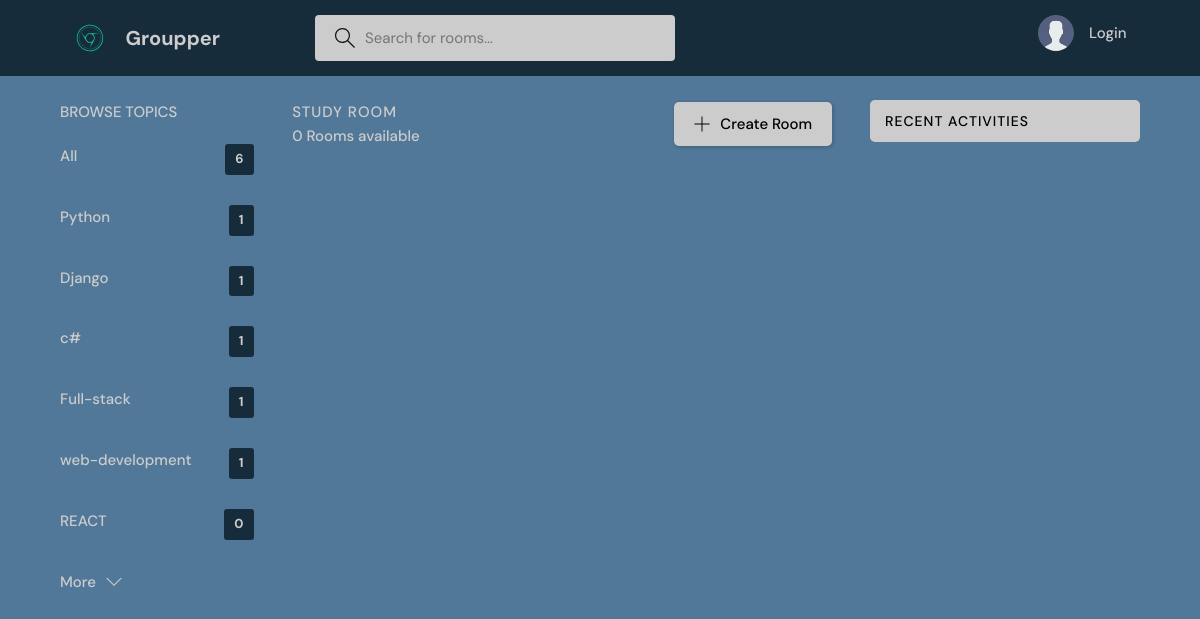
Page /?q=Nft on the earlier database version.
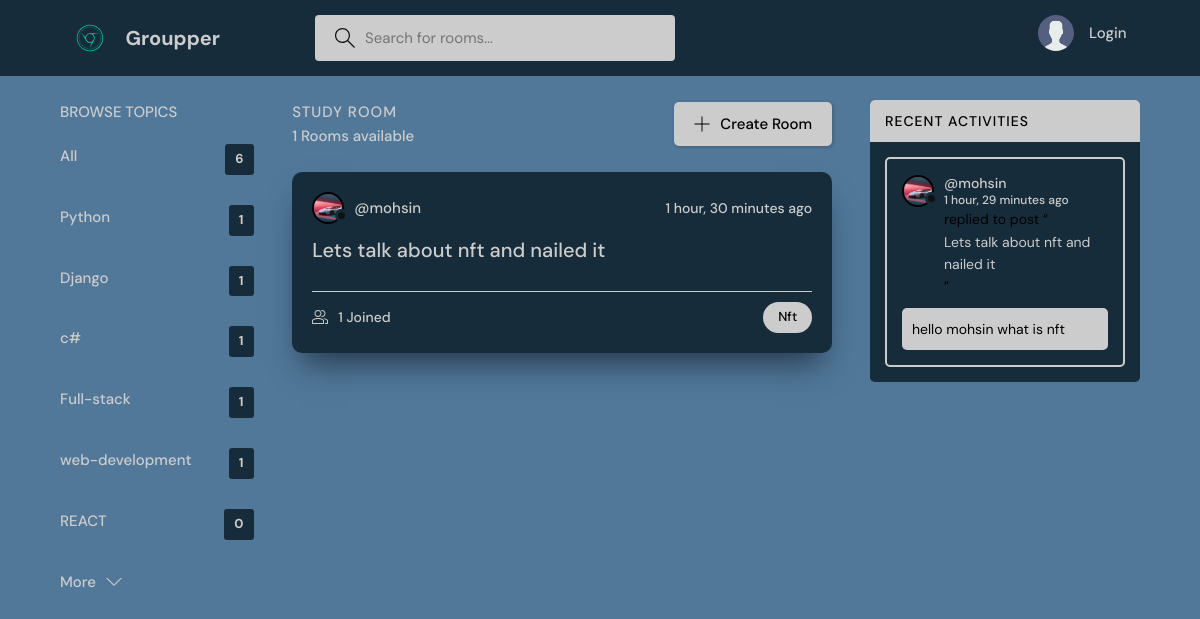
Same page on the later database version.
### base/models.py (models this page shows, shortened)
class Topic(models.Model):
    name= models.CharField(max_length=200)

class Room(models.Model):
    host = models.ForeignKey(User,on_delete=models.SET_NULL , null =True)
    topic =  models.ForeignKey(Topic,on_delete=models.SET_NULL , null =True)
    name = models.CharField(max_length=200)
    description = models.TextField(null=True , blank = True)
    participants = models.ManyToManyField(User , related_name='participants' ,blank=True)
    updated = models.DateTimeField(auto_now=True)
    created = models.DateTimeField(auto_now=True)
    class Meta:
        ordering = ['-updated' , '-created']
    def __str__(self):
        return self.name

class User(AbstractUser):
   name = models.CharField(max_length=200, null=True)
   email = models.EmailField(unique=True, null=True)
   bio = models.TextField(null=True)
   avatar = models.ImageField(null=True, default="avatar.svg")
   USERNAME_FIELD = 'email'
   REQUIRED_FIELDS = []

class Message(models.Model):
    user = models.ForeignKey(User, on_delete=models.CASCADE)
    room = models.ForeignKey(Room,on_delete=models.CASCADE)
    body = models.TextField()
    updated = models.DateTimeField(auto_now=True)
    created = models.DateTimeField(auto_now=True)
    class Meta:
        ordering = ['-updated' , '-created']

### base/views.py (the view)
# urls.py: path('' , views.home , name="home"),
def home (request):
    q = request.GET.get('q') if request.GET.get('q') != None  else ''
    rooms = Room.objects.filter(
        Q(topic__name__icontains=q) |
        Q(name__icontains=q) |
        Q(description__icontains=q)
    )
    topics = Topic.objects.all()[0:6]
    room_count = rooms.count()
    room_messages = Message.objects.filter(
        Q(room__topic__name__icontains=q))[0:6]
    context = {'rooms': rooms ,'topics':topics , 'room_count':room_count , 'room_messages' : room_messages}
    return render (request, 'base/home.html' , context)

### base/templates/base/home.html (shortened to what this page needs)
{% extends 'main.html' %}
{% block content %}
    <main class="layout layout--3">
      <div class="container">
        {% include 'base/topics_component.html' %}
        <div class="roomList">
          <div class="roomList__header">
            <div>
              <h2>Study Room</h2>
              <p>{{room_count}} Rooms available</p>
            </div>
            <a class="btn btn--main" href="{% url 'create-room' %}">
              <svg version="1.1" xmlns="http://www.w3.org/2000/svg" width="32" height="32" viewBox="0 0 32 32">
                <title>add</title>
                <path
                  d="M16.943 0.943h-1.885v14.115h-14.115v1.885h14.115v14.115h1.885v-14.115h14.115v-1.885h-14.115v-14.115z"
                ></path>
              </svg>
              Create Room
            </a>
          </div>
        {% include 'base/feed_component.html'%}
        </div>
        {% include 'base/activity_component.html'%}
      </div>
    </main>
  {% endblock %}

### base/templates/base/topics_component.html
<div class="topics">
  <div class="topics__header">
    <h2>Browse Topics</h2>
  </div>
  <ul class="topics__list">
    <li>
      <a href="{% url 'home' %}" class="active">All <span>{{ topics.count }}</span></a>
    </li>
    {%for topic in topics%}
    <li>
      <a href="{% url 'home' %}?q={{topics.name}}">{{ topic.name }} <span>{{topic.room_set.all.count}}</span></a>
    </li>
    {% endfor %}
  </ul>
  <a class="btn btn--link" href="{% url 'topics' %}">
    More
    <svg version="1.1" xmlns="http://www.w3.org/2000/svg" width="32" height="32" viewBox="0 0 32 32">
      <title>chevron-down</title>
      <path d="M16 21l-13-13h-3l16 16 16-16h-3l-13 13z"></path>
    </svg>
  </a>
</div>

### base/templates/base/feed_component.html (shortened to what this page needs)
{% for room in rooms %}
<div class="roomListRoom">
    <div class="roomListRoom__header">
        <a href="{% url 'user-profile' room.host.id %}" class="roomListRoom__author">
            <div class="avatar avatar--small">
                <img src="{{room.host.avatar.url}}" />
            </div>
            <span>@{{room.host.username}}</span>
        </a>
        <div class="roomListRoom__actions">
            <span>{{room.created|timesince}} ago </span>
        </div>
    </div>
    <div class="roomListRoom__content">
        <a href="{%url 'room' room.id %}">{{room.name}}</a>
    </div>
    <div class="roomListRoom__meta">
        <a href="{%url 'room' room.id %}" class="roomListRoom__joined">
            {{room.participants.all.count}} Joined
        </a>
        <p class="roomListRoom__topic">{{room.topic.name}}</p>
    </div>
</div>
{% endfor %}

### base/templates/base/activity_component.html (shortened to what this page needs)
<div class="activities">
    <div class="activities__header">
      <h2>Recent Activities</h2>
    </div>
    {% for message in room_messages %}
    <div class="activities__box">
      <div class="activities__boxHeader roomListRoom__header">
        <a href="{%  url 'user-profile' message.user.id %}" class="roomListRoom__author">
          <div class="avatar avatar--small">
            <img src="{{message.user.avatar.url}}" />
          </div>
          <p>
            @{{message.user.username}}
            <span>{{message.created|timesince}} ago </span>
          </p>
        </a>
        </div>
      <div class="activities__boxContent">
        <p>replied to post “<a href="{% url 'room' message.room.id %}">{{message.room}}</a>”</p>
        <div class="activities__boxRoomContent">
            {{message.body}}
        </div>
      </div>
    </div>
    {% endfor %}
</div>

Differences in the rows shown:
added Room: host.avatar (picture), host.username "mohsin", created "1 hour, 30 minutes", name "Lets talk about nft and nailed it", participants.all.count "1", topic.name "Nft"
added Message: user.avatar (picture), user.username "mohsin", created "1 hour, 29 minutes", room "Lets talk about nft and nailed it", body "hello mohsin what is nft"
Other differences:
{{ room_count }}: "0" → "1"
